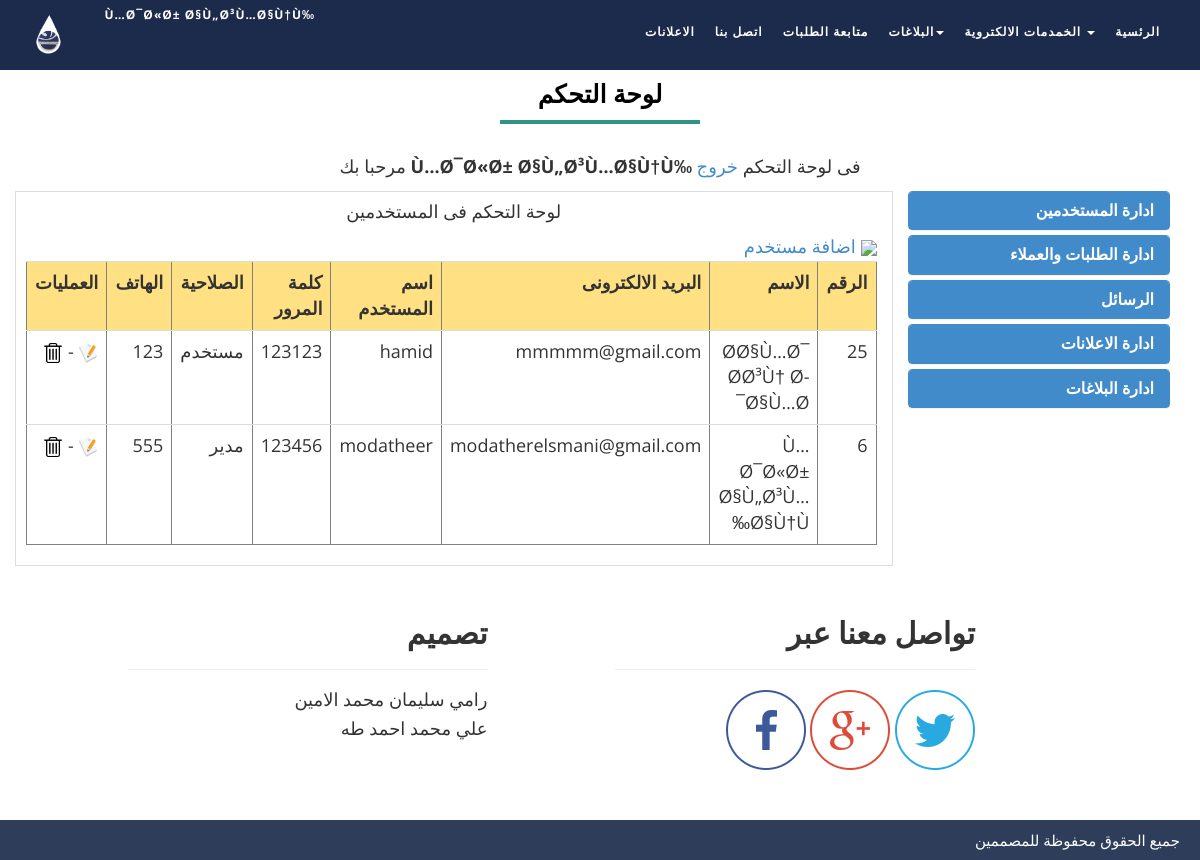
/Cpanel.php?page=Cusers (signed in), run on the app's committed database.
### tables this page shows
CREATE TABLE IF NOT EXISTS `users` (
  `Id` int(10) NOT NULL AUTO_INCREMENT,
  `Name` varchar(100) NOT NULL,
  `Email` varchar(50) NOT NULL,
  `Username` varchar(15) NOT NULL,
  `Userpassword` varchar(15) NOT NULL,
  `Phone` varchar(15) NOT NULL,
  `Privalige` int(11) NOT NULL,
  PRIMARY KEY (`Id`)
);

### Cusers.php (the view, shortened to what this page needs)
<center>
	<h4>لوحة التحكم فى المستخدمين</h4>
	</center>
	<a href='?page=Cusers&action=add'><img src='assets/img/user-add.png' width='20'> اضافة مستخدم</a>
<?php
include_once ('config.php');
$sql = "select * from users order by Id desc";
$result = mysqli_query($conn,$sql);
 if(@mysqli_num_rows($result)> 0){
		echo "<table border ='1' width='100%' cellpadding='0' cellspacing='0' class='table table-hover'>";
		echo "<tr style='background-color:#ffe082;  '>
				<td><B>الرقم  </B></td>
				<td><B>الاسم</td>
				<td><B>البريد الالكترونى</B></td>
				<td><B>اسم المستخدم </B></td>
				<td><B>كلمة المرور</B></td>
				<td><B> الصلاحية</B></td>
				<td><B>الهاتف</B></td>
				<td><B>العمليات	</B></td>
			 </tr>";
		while($row = mysqli_fetch_assoc($result)){
			echo "<tr>
				<td>".$row['Id']."</td>
				<td>".$row['Name']."</td>
				<td>".$row['Email']."</td>
				<td>".$row['Username']."</td>
				<td>".$row['Userpassword']."</td>
				<td>";
				if($row['Privalige'] == 1){
										echo "مدير";
										}else{
										echo "مستخدم";
										}
				echo "</td>
				<td>".$row['Phone']."</td>
				<td>
					<a href='?page=Cusers&action=edit&Id=".$row['Id']."'><img src='assets/img/edit.png' width='20'></a> -
					<a href='?page=Cusers&action=delete&Id=".$row['Id']."'><img src='assets/img/trash.png' width='20' > </a>
				</td>
			</tr>";
		}
		echo "</table>";
 }else{
	 echo "لايوجد تعليق  ";
 }

### data on the page
users: Id "25", Name "Ø­Ø§Ù…Ø¯ Ø­Ø³Ù† Ø­Ø§Ù…Ø¯", Email "mmmmm@gmail.com", Username "hamid", Userpassword "123123", Privalige "مستخدم", Phone "123"
users: Id "6", Name "Ù…Ø¯Ø«Ø± Ø§Ù„Ø³Ù…Ø§Ù†Ù‰", Email "modatherelsmani@gmail.com", Username "modatheer", Userpassword "123456", Privalige "مدير", Phone "555"

### other printed values
$_SESSION['Username'] "Ù…Ø¯Ø«Ø± Ø§Ù„Ø³Ù…Ø§Ù†Ù‰"
